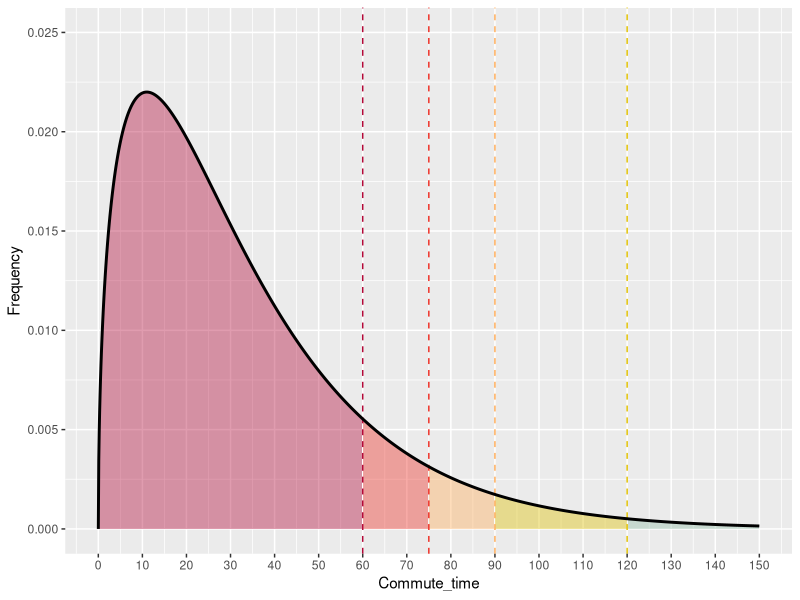

This figure's R source:
library(ggplot2)

fun.1 <- function(x) (1/factorial(0.5)) * (1/22) * (x/22)**0.5 * ((exp(1))** (-x/22))

x = c(1:1501)
y = c(1:1501)

for(i in c(0:1500)){
  print(fun.1(i))
  x[i+1] = i * 0.1
  y[i+1] = fun.1(i*0.1)
}

result = cbind(x,y)

result <- as.data.frame(result)

p <- ggplot(data = data.frame(x = 0), mapping = aes(x = x))

p <- ggplot(result, x = x) + 
  geom_ribbon(data=subset(result ,x>0 & x<60), aes(x = x, ymax = y, ymin = 0, alpha = I(0.4)), fill = "#b30838") +
  geom_ribbon(data=subset(result ,x>60 & x<75), aes(x = x, ymax = y, ymin = 0, alpha = I(0.4)), fill = "#ee2e24") +
  geom_ribbon(data=subset(result ,x>75 & x<90), aes(x = x, ymax = y, ymin = 0, alpha = I(0.4)), fill = "#ffad59") +
  geom_ribbon(data=subset(result ,x>90 & x<120), aes(x = x, ymax = y, ymin = 0, alpha = I(0.4)), fill = "#e0c000") +
  geom_ribbon(data=subset(result ,x>120), aes(x = x, ymax = y, ymin = 0, alpha = I(0.4)), fill = "#91bda6") +
  geom_vline(linetype = "dashed", linetype = "dashed", xintercept = 60, color = "#b30838") + geom_vline(linetype = "dashed", xintercept = 75, color = "#ee2e24") + 
  geom_vline(linetype = "dashed", xintercept = 90, color = "#ffad59") + geom_vline(linetype = "dashed", xintercept = 120, color = "#e0c000") +
  geom_line(aes(x = x, y = y, size = I(1))) +
  ylab(label = "Frequency") + xlab(label = "Commute_time") +  scale_x_continuous(limits = c(0,150), breaks = scales::pretty_breaks(n=20)) + ylim(0, 0.025)

p


